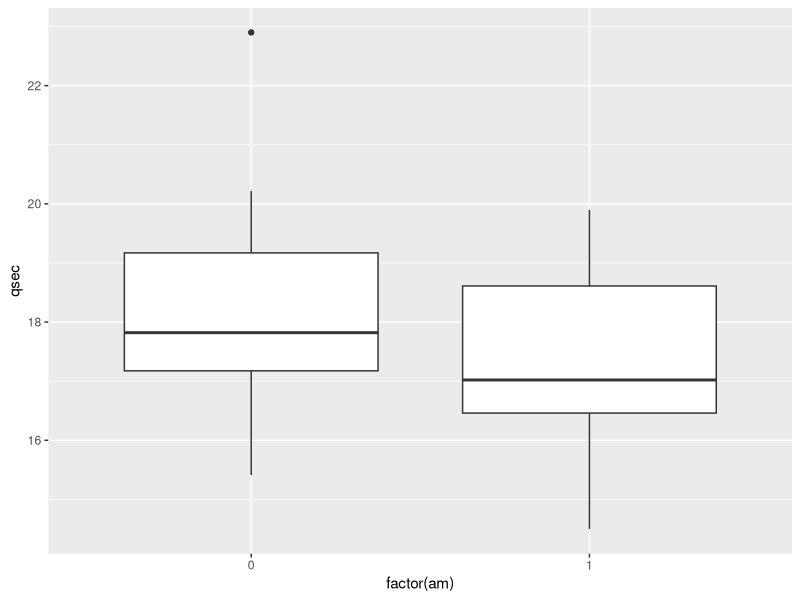
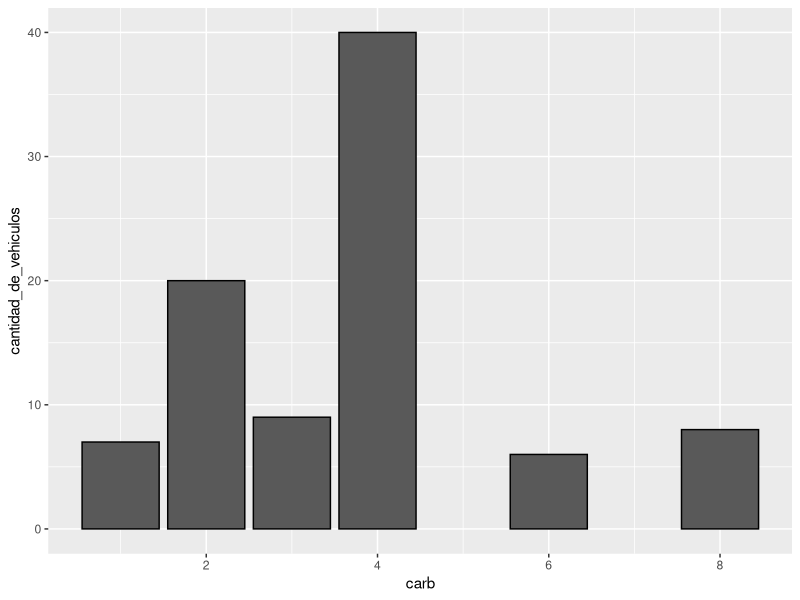

Source code (R) for these figures, in order: (Note: this script raises an error after producing the figures.)
#head(mtcars,4)
#mpg cyl disp  hp drat    wt  qsec vs am gear carb
#Mazda RX4      21.0   6  160 110 3.90 2.620 16.46  0  1    4    4
#Mazda RX4 Wag  21.0   6  160 110 3.90 2.875 17.02  0  1    4    4
#Datsun 710     22.8   4  108  93 3.85 2.320 18.61  1  1    4    1
#Hornet 4 Drive 21.4   6  258 110 3.08 3.215 19.44  1  0    3    1
library(ggplot2)
library(dplyr)
library(RColorBrewer)

#Ejercicio 1
ggplot(mtcars, aes(factor(am), qsec)) +
  geom_boxplot()

#ejercicio 2

container<-mtcars%>%group_by(carb)%>%summarise(cantidad_de_vehiculos=sum(carb))
View(container)
ggplot(container, aes(x=carb,y=cantidad_de_vehiculos)) +
  geom_col( colour = "black")

#ejercicio 3
contenedor<-mtcars%>%group_by(cyl)%>%summarise(cantidad_de_vehiculos=sum(gear))
View(contenedor)
ggplot(mtcars, aes(x=cyl)) +
  geom_col( colour = "black")
